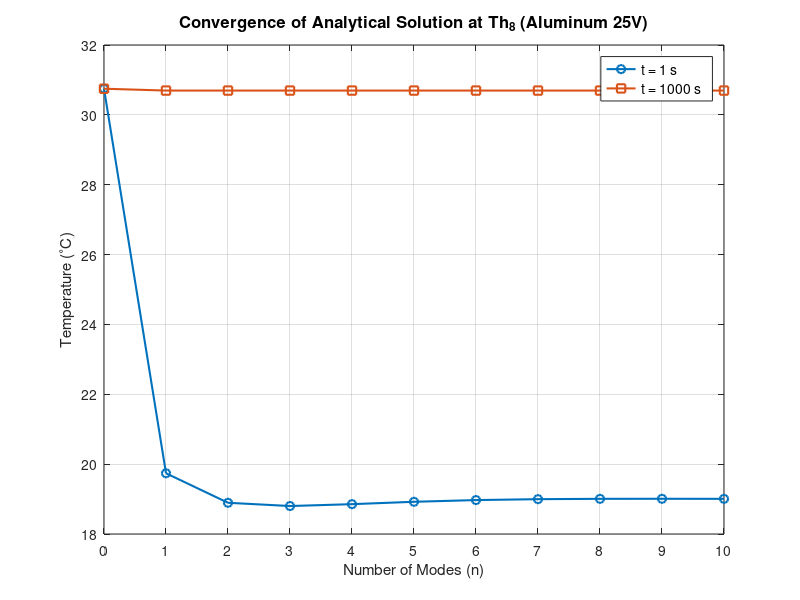

This figure's MATLAB source:
% ASEN 3802 Heat Conduction Lab - Part 2 Task 1
% Analytical Transient Solution Convergence Plot

clear; clc; close all;

%% 1. Material and Geometric Parameters
% Aluminum 7075-T651 Properties
k = 130;       % Thermal Conductivity [W/(m*K)]
rho = 2810;    % Density [kg/m^3]
cp = 960;      % Specific Heat Capacity [J/(kg*K)]
alpha = k / (rho * cp); % Thermal Diffusivity [m^2/s]

% Geometry Calculations (Converting inches to meters)
% According to the manual: x0 is 1.375 in to the left of Th1.
% Th1 to Th8 consists of 7 spaces of 0.5 in = 3.5 in.
% The heater begins 1.0 in past Th8.
x_Th8 = (1.375 + 3.5) * 0.0254; % Position of Th8 [m]
L = x_Th8 + (1.0 * 0.0254);     % Total length of rod from x0 [m]

%% 2. Part 1 Calculated Parameters
% IMPORTANT: Verify these match your exact values from Part 1 Task 1
H_an = 94.88; % Analytical steady-state slope for Al 25V [deg C/m]
T0 = 19.0;    % Steady-state cold end temp [deg C] (Approx from your Fig 2.2)

%% 3. Time and Modes Setup
times = [1, 1000]; % Times to evaluate [s]
max_modes = 10;    % Evaluate from 0 to 10 modes
modes_array = 0:max_modes;

% Initialize temperature arrays for the two evaluation times
T_t1 = zeros(1, length(modes_array));
T_t2 = zeros(1, length(modes_array));

%% 4. Calculate Temperatures
% Steady-state baseline (which represents n = 0)
T_steady = T0 + H_an * x_Th8;

for i = 1:length(modes_array)
    num_modes = modes_array(i);
    
    sum_t1 = 0;
    sum_t2 = 0;
    
    % Sum the transient terms up to current num_modes
    for n = 1:num_modes
        % Eigenvalue lambda_n
        lambda_n = ((2*n - 1)*pi) / (2*L);
        
        % Derived b_n coefficient from your Part 2 Task 1 derivation
        b_n = (8 * H_an * L) / (((2*n - 1)^2) * pi^2) * (-1)^n;
        
        % Spatial sine term
        spatial_term = sin(lambda_n * x_Th8);
        
        % Transient exponential terms
        transient_term_t1 = exp(-lambda_n^2 * alpha * times(1));
        transient_term_t2 = exp(-lambda_n^2 * alpha * times(2));
        
        % Accumulate summations
        sum_t1 = sum_t1 + (b_n * spatial_term * transient_term_t1);
        sum_t2 = sum_t2 + (b_n * spatial_term * transient_term_t2);
    end
    
    % Total temperature = Steady State + Transient Sum
    T_t1(i) = T_steady + sum_t1;
    T_t2(i) = T_steady + sum_t2;
end

%% 5. Plotting
figure('Name', 'Convergence of Analytical Transient Solution', 'Color', 'w');

% Plot data for t = 1s and t = 1000s
plot(modes_array, T_t1, '-o', 'LineWidth', 1.5, 'MarkerSize', 6, 'DisplayName', 't = 1 s');
hold on;
plot(modes_array, T_t2, '-s', 'LineWidth', 1.5, 'MarkerSize', 6, 'DisplayName', 't = 1000 s');

% Formatting to meet grading requirements
title('Convergence of Analytical Solution at Th_8 (Aluminum 25V)', 'FontSize', 12, 'FontWeight', 'bold');
xlabel('Number of Modes (n)', 'FontSize', 11);
ylabel('Temperature (^{\circ}C)', 'FontSize', 11);
grid on;
legend('Location', 'best', 'FontSize', 10);
xticks(0:max_modes);

%% 6. Fourier Number Calculation (For Discussion Section)
Fo_t1 = (alpha * times(1)) / (L^2);
Fo_t2 = (alpha * times(2)) / (L^2);

fprintf('--- Fourier Numbers ---\n');
fprintf('Fourier Number at t = 1s: %.4e\n', Fo_t1);
fprintf('Fourier Number at t = 1000s: %.4f\n', Fo_t2);